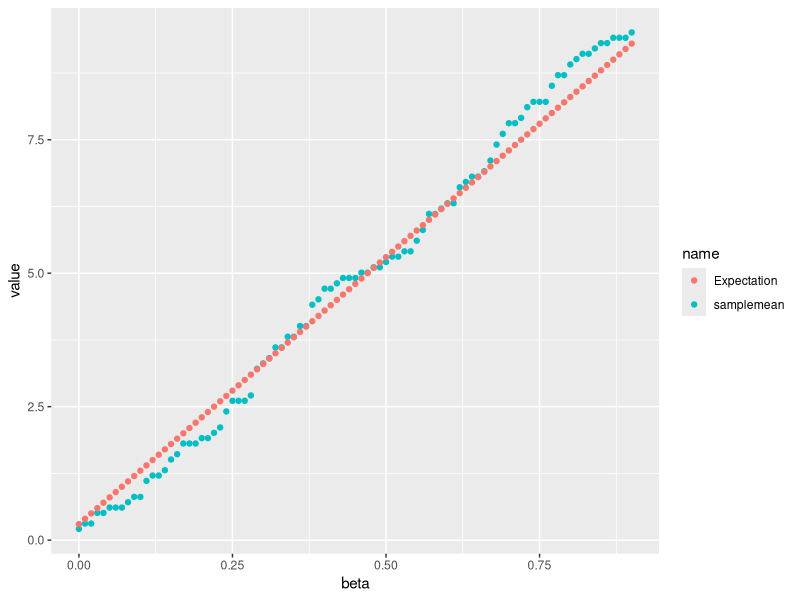
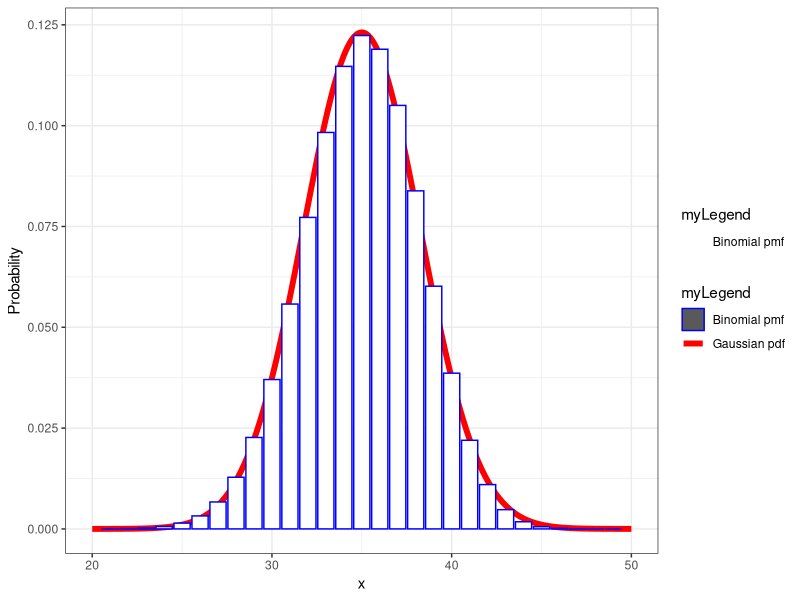
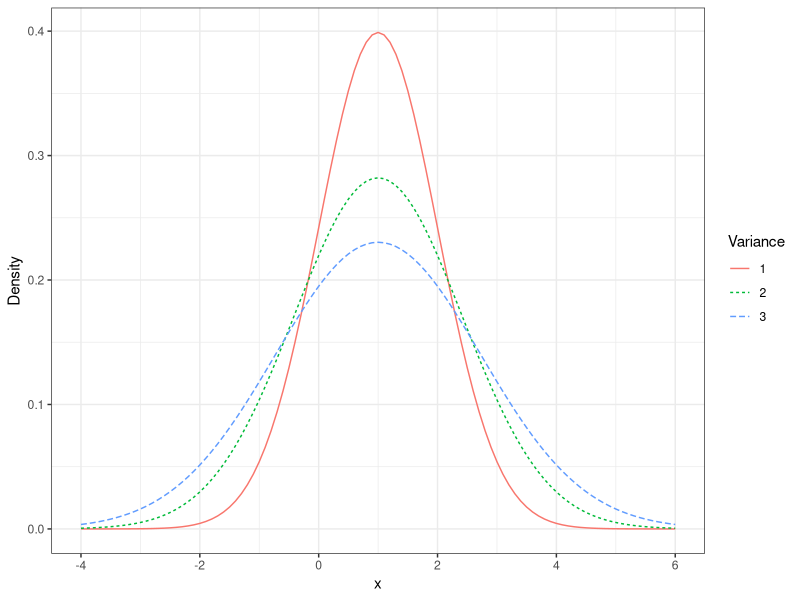
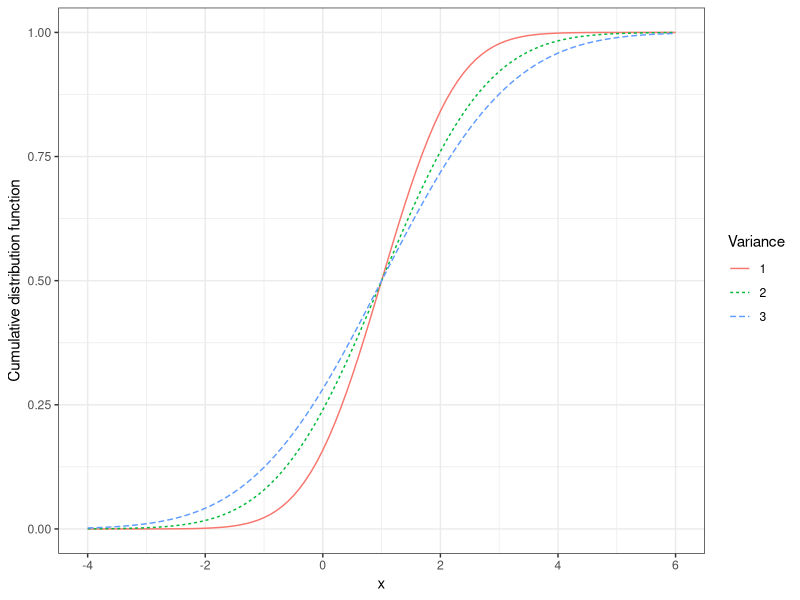
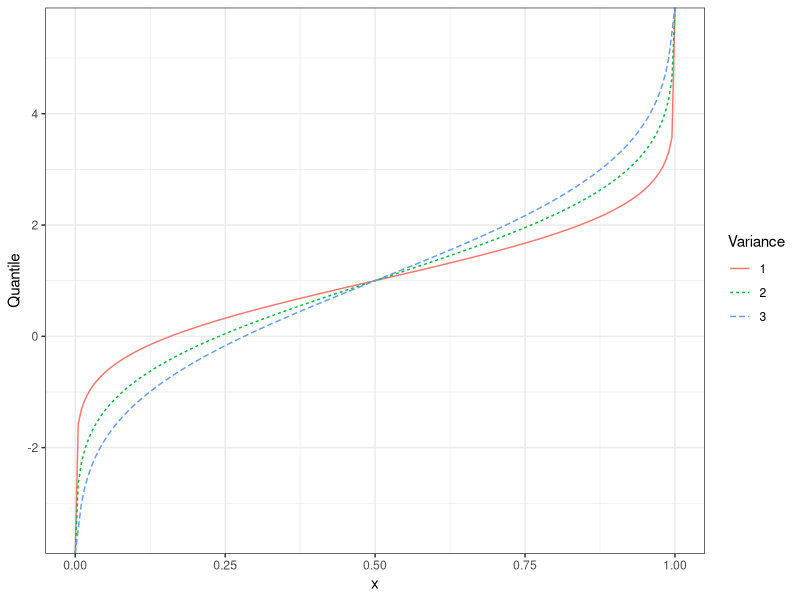
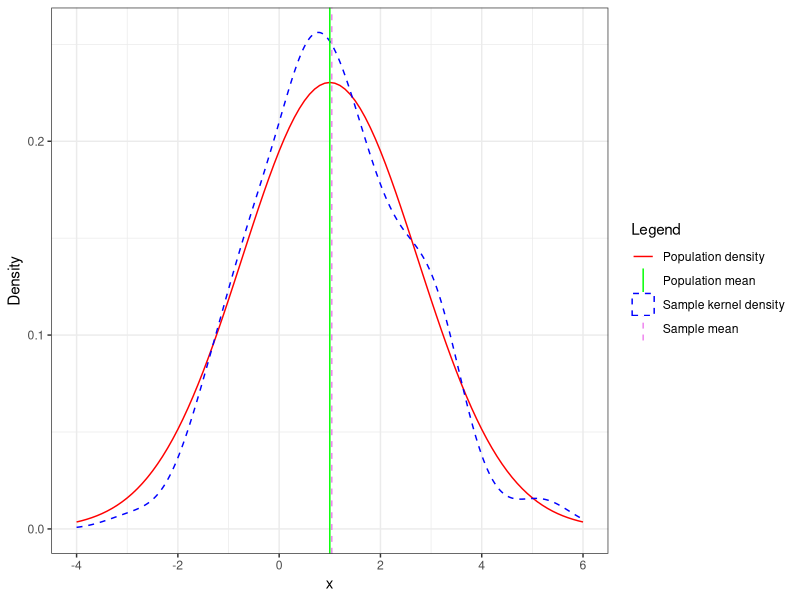
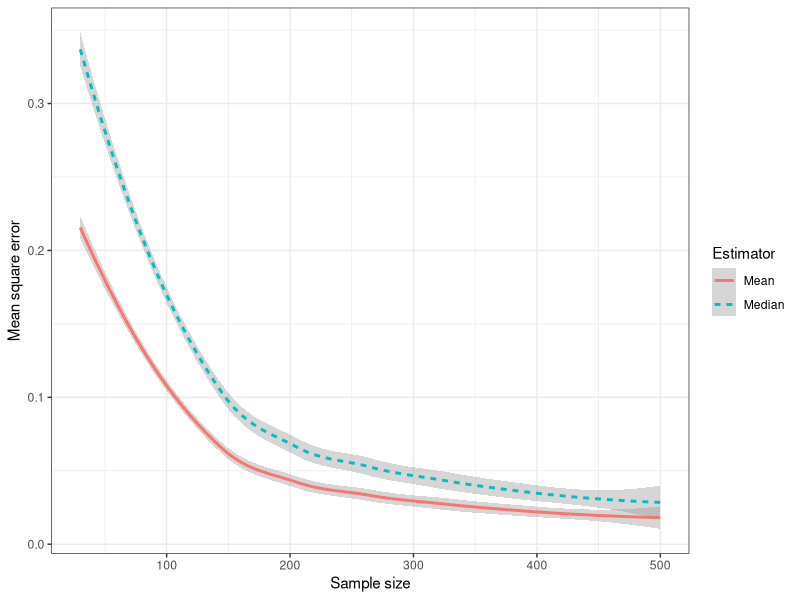

Reproduce these figures in R, in order.
## ---- chunk 1
knitr::opts_chunk$set(echo = TRUE)
library(tidyverse)
## ---- chunk 2
set.seed(0)
n <- 1000
sample_X <- data.frame(U=runif(n)) %>%
  mutate(X=case_when(
    (0<=U)&(U<0.25)~3,
    (0.25<=U)&(U<0.5)~10,
    (0.5<=U)&(U<=1)~0)) %>%
  pull(X)
## ---- chunk 3
sample_X_0310 <- function(alpha, beta, n){
  set.seed(1)
  sample_0310 <- data.frame(U=runif(n)) %>%
    mutate(X=case_when(
      (0<=U)&(U<alpha)~3,
      (alpha<=U)&(U<alpha+beta)~10,
      (alpha+beta<=U)&(U<=1)~0
    )) %>%
    pull(X)
  return (sample_0310)
}
sample_X_0310(0.25,0.25,10)
## ---- chunk 4
sample4 <- sample_X_0310(0.5,0.1,10000)
mean(sample4)
## ---- chunk 5
var(sample4)
## ---- chunk 6
beta = seq(0, 0.9, 0.01)
samples <- data.frame(beta) %>%
  mutate(sample_X = map(beta, ~sample_X_0310(0.1,.x,100))) %>%
  mutate(samplemean = map_dbl(sample_X, mean)) %>%
  mutate(Expectation = 0.3 + 10 * beta)
## ---- chunk 7
samples %>% pivot_longer(cols=c("samplemean","Expectation"),
                         names_to="name", values_to="value") %>%
  ggplot(aes(beta, value, color=name)) +
  geom_point()
## ---- chunk 8
my_cdf_exp <- function(x, lambda){
  result <- 0
  if(x >= 0){
    result <- 1-exp(-1*lambda*x)
  }
  return(result)
}

lambda <- 1/2
map_dbl(.x=seq(-1,4), .f=~my_cdf_exp(x=.x,lambda=lambda) )

test_inputs <- seq(-1,10,0.1)
my_cdf_output <- map_dbl(.x=test_inputs, .f=~my_cdf_exp(x=.x,lambda=lambda))
inbuilt_cdf_output <- map_dbl(.x=test_inputs,.f=~pexp(q=.x,rate=lambda))
all.equal(my_cdf_output,inbuilt_cdf_output)
## ---- chunk 9
my_quantile_exp <- function(p, lambda){
  result <- -1*log(1-p)/lambda
  return (result)
}

test_input <- seq(0.01, 0.99, 0.01)
my_quantile_output <- map_dbl(.x=test_input, .f=~my_quantile_exp(p=.x,lambda=lambda))
inbuilt_quantile_output <- map_dbl(.x=test_input, .f=~qexp(p=.x,rate=lambda))
all.equal(my_quantile_output,inbuilt_quantile_output)
## ---- chunk 10
binom_df <- data.frame(x = seq(0, 50, 1)) %>%
  mutate(pmf = map_dbl(x, ~dbinom(x=.x,50,0.7)))
head(binom_df, 3)
## ---- chunk 11
gaussian_df <- data.frame(x=seq(0,50,0.01)) %>%
  mutate(pdf=map_dbl(x, ~dnorm(x=.x,35,sqrt(10.5))))
head(gaussian_df, 3)
## ---- chunk 12
colors<-c("Gaussian pdf"="red", "Binomial pmf"="blue")
fill<-c("Gaussian pdf"="white", "Binomial pmf"="white")

ggplot() + labs(x="x",y="Probability") + theme_bw() +
  # create plot of Gaussian density
  geom_line(data=gaussian_df, aes(x,y=pdf,color="Gaussian pdf"),size=2) +
  # create a bar chart from PMF of Binomial distribution
  geom_col(data=binom_df, aes(x=x,y=pmf, color="Binomial pmf",fill="Binomial pmf")) +
  # set color
  scale_color_manual(name = "myLegend", values=colors) +
  scale_fill_manual(name = "myLegend", values=fill) +
  xlim(c(20,50))
## ---- chunk 13
# Generate a plot which displays the probability density function for three Gaussian random variables
# the density function; Alternatively, you can use the function dnorm
f_musigma <- function(mu, sigma, x){
  y = (1/sigma/sqrt(2*pi)) * exp(-0.5*((x-mu)/sigma)^2)
  return (y)
}

df_density <- data.frame( x = seq(-4, 6, 0.1) ) %>%
  mutate( '1' = f_musigma(mu=1,sigma=1,x=x),
          '2' = f_musigma(mu=1,sigma=sqrt(2),x=x),
          '3' = dnorm(x, mean=1, sd=sqrt(3)) )

df_density_longer = pivot_longer(df_density, col = c('1','2','3'),
                                 names_to = 'Variance', values_to = 'Density')

ggplot(df_density_longer, aes(x=x, y=Density, linetype=Variance, color=Variance)) +
  geom_line() + theme_bw()
## ---- chunk 14
# Generate a plot which displays the cumulative distribution function for three Gaussian random
df <- data.frame( x = seq(-4, 6, 0.1) ) %>%
  mutate( '1' = pnorm(mean=1,sd=1,q=x),
          '2' = pnorm(mean=1,sd=sqrt(2),q=x),
          '3' = pnorm(mean=1,sd=sqrt(3),q=x) )

df_longer = pivot_longer(df, col = c('1','2','3'),
                         names_to = 'Variance', values_to = 'CDF')

ggplot(df_longer, aes(x=x, y=CDF, linetype=Variance, color=Variance)) +
  geom_line() + theme_bw() + ylab('Cumulative distribution function')
## ---- chunk 15
# Generate a plot for the quantile function for the same three Gaussian distributions as above.
df <- data.frame( x = seq(0, 1, 0.005) ) %>%
  mutate( '1' = qnorm(mean=1,sd=1,p=x),
          '2' = qnorm(mean=1,sd=sqrt(2),p=x),
          '3' = qnorm(mean=1,sd=sqrt(3),p=x) )

df_longer = pivot_longer(df, col = c('1','2','3'),
                         names_to = 'Variance', values_to = 'Quantile')

ggplot(df_longer, aes(x=x, y = Quantile, linetype=Variance, color=Variance)) +
  geom_line() + theme_bw()
## ---- chunk 16
# Now use rnorm() to generate a random independent and identically distributed sequence
set.seed(0)
# Store your random sample in a vector called “standardGaussianSample”.
standardGaussianSample = rnorm(100, mean=0, sd=1)
head(standardGaussianSample)
## ---- chunk 17
mean1Var3GaussianSampleA = standardGaussianSample*sqrt(3) + 1
head(mean1Var3GaussianSampleA)
## ---- chunk 18
set.seed(0)
mean1Var3GaussianSampleB = rnorm(100, mean=1, sd=sqrt(3))
head(mean1Var3GaussianSampleB)

# Are the entries of the vectors mean1Var3GaussianSampleA and mean1Var3GaussianSampleB the same?
all.equal(mean1Var3GaussianSampleA, mean1Var3GaussianSampleB)
## ---- chunk 19
colors<-c("Population density"="red", "Sample kernel density"="blue",
          "Population mean"="green", "Sample mean"="violet")
linetypes<-c("Population density"="solid", "Sample kernel density"="dashed",
             "Population mean"="solid", "Sample mean"="dashed")
ggplot() + labs(x="x",y="Density") + theme_bw() +
  # 1. create plot of theoretical density
  geom_line(data=select(df_density, x, "3"),
            aes(x=x,y=`3`,color="Population density",
                linetype="Population density")) +
  # 2. add in kernel density plot from real sample
  geom_density(data=data.frame(x=mean1Var3GaussianSampleA),
               aes(x=x,color="Sample kernel density",
                   linetype="Sample kernel density")) +
  # 3. vertical lines
  geom_vline(aes(xintercept=1,color="Population mean",
                 linetype="Population mean")) +
  geom_vline(aes(xintercept=mean(mean1Var3GaussianSampleA),
                 color="Sample mean",linetype="Sample mean")) +
  # 4.
  scale_color_manual(name = "Legend", values=colors) +
  scale_linetype_manual(name="Legend", values=linetypes)
## ---- chunk 20
set.seed(0)
num_trials_per_sample_size <- 1000
min_sample_size <- 30
max_sample_size <- 500
sample_size_inc <- 5
mu_0 <- 1
sigma_0 <- 3

# create data frame of all pairs of sample_size and trial
simulation_df<-crossing(trial=seq(num_trials_per_sample_size),
                        sample_size=seq(min_sample_size,
                                        max_sample_size,sample_size_inc)) %>%
  # simulate sequences of Gaussian random variables
  mutate(simulation=pmap(.l=list(trial,sample_size),
                         .f=~rnorm(.y,mean=mu_0,sd=sigma_0))) %>%
  # compute the sample medians
  mutate(sample_md=map_dbl(.x=simulation,.f=median)) %>%
  group_by(sample_size) %>%
  summarise(msq_error_md=mean((sample_md-mu_0)^2))
## ---- chunk 21
set.seed(0)
num_trials_per_sample_size <- 1000
min_sample_size <- 30
max_sample_size <- 500
sample_size_inc <- 5
mu_0 <- 1
sigma_0 <- 3

# create data frame of all pairs of sample_size and trial
simulation_df<-crossing(trial=seq(num_trials_per_sample_size),
                        sample_size=seq(min_sample_size,
                                        max_sample_size,sample_size_inc)) %>%
  # simulate sequences of Gaussian random variables
  mutate(simulation=pmap(.l=list(trial,sample_size),
                         .f=~rnorm(.y,mean=mu_0,sd=sigma_0))) %>%
  # compute the sample medians
  mutate(sample_md=map_dbl(.x=simulation,.f=median)) %>%
  mutate(sample_mn=map_dbl(.x=simulation,.f=mean)) %>%
  group_by(sample_size) %>%
  summarise(msq_error_md=mean((sample_md-mu_0)^2), msq_error_mn=mean((sample_mn-mu_0)^2))

simulation_df %>%
  pivot_longer(cols=c(msq_error_md,msq_error_mn),
               names_to="Estimator",values_to="msq_error") %>%
  mutate(Estimator=case_when(Estimator=="msq_error_md"~"Median",
                             Estimator=="msq_error_mn"~"Mean")) %>%
  ggplot(aes(x=sample_size,y=msq_error,color=Estimator,linetype=Estimator)) +
  geom_smooth()+theme_bw()+xlab("Sample size")+ylab("Mean square error")
